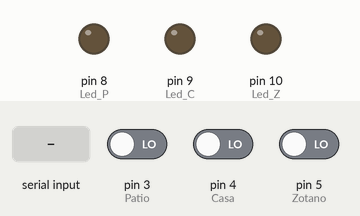
This sketch was run on a simulated Arduino Uno, built with avr-gcc and run on an emulated ATmega328P. Parts: output pins drawn as LEDs (lit = HIGH). Inputs (shaded band) come from the test bench; at power-on: pin 3 (Patio) LOW, pin 4 (Casa) LOW, pin 5 (Zotano) LOW.

Above: at 1.2 s.
1.3 s: "p" received over Serial
At 1.7 s:
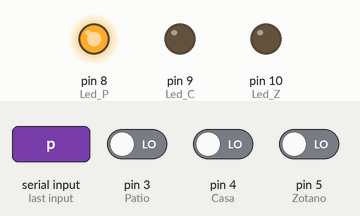
3.3 s: "c" received over Serial
At 3.7 s:
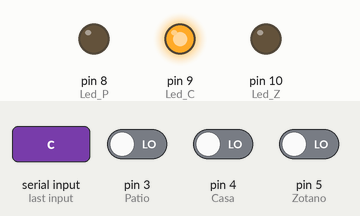
5.3 s: "z" received over Serial
At 5.7 s:
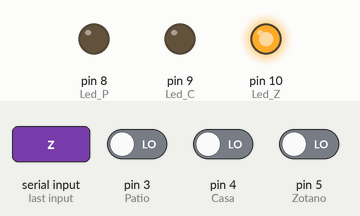
Timing chart, 0 to 8.3 s (numbered marks = the images above; inputs shaded):
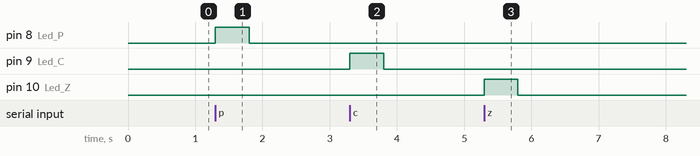

Measured:
- after the input at 1.3 s, pin 8 (Led_P): LOW → HIGH at once, → LOW 0.50 s later
- after the input at 3.3 s, pin 9 (Led_C): LOW → HIGH at once, → LOW 0.50 s later
- after the input at 5.3 s, pin 10 (Led_Z): LOW → HIGH at once, → LOW 0.50 s later

The sketch:

Casa.ino
```cpp
#define Patio 3
#define Casa  4
#define Zotano 5

#define Led_P 8
#define Led_C 9
#define Led_Z 10

int Sensor_C, Sensor_P, Sensor_Z;

void setup()
{

    pinMode(Led_P, OUTPUT);
    pinMode(Led_C, OUTPUT);
    pinMode(Led_Z, OUTPUT);

    Serial.begin(9600);
}

void loop()
{


 if(Serial.available()>0){

     char dato=Serial.read();

     switch (dato) {
         case 'p':
           digitalWrite(Led_P, 1); delay(500);      digitalWrite(Led_P,0);
           break;
         case 'c':
           digitalWrite(Led_C, 1); delay(500);      digitalWrite(Led_C,0);
           break;
        case 'z':
        digitalWrite(Led_Z, 1); delay(500);         digitalWrite(Led_Z,0);
         default:

                  Sensor_C = digitalRead(Casa);
                  Sensor_P = digitalRead(Patio);
                  Sensor_Z = digitalRead(Zotano);
                  if(Sensor_C==1 || Sensor_P==1 || Sensor_Z==1){
                        digitalWrite(Led_C,1);
                        digitalWrite(Led_P,1);
                        digitalWrite(Led_Z,1);

                        delay(1000);

                        digitalWrite(Led_C,0);
                        digitalWrite(Led_P,0);
                        digitalWrite(Led_Z,0);
                  }


           break;
     }


 }


}
```
